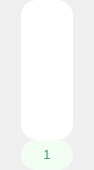
<?xml version="1.0" encoding="UTF-8"?>
<ui version="4.0">
 <class>Form</class>
 <widget class="QWidget" name="Form">
  <property name="geometry">
   <rect>
    <x>0</x>
    <y>0</y>
    <width>94</width>
    <height>170</height>
   </rect>
  </property>
  <property name="minimumSize">
   <size>
    <width>52</width>
    <height>0</height>
   </size>
  </property>
  <property name="maximumSize">
   <size>
    <width>94</width>
    <height>16777215</height>
   </size>
  </property>
  <property name="windowTitle">
   <string>Form</string>
  </property>
  <layout class="QHBoxLayout" name="horizontalLayout">
   <property name="spacing">
    <number>0</number>
   </property>
   <property name="leftMargin">
    <number>0</number>
   </property>
   <property name="topMargin">
    <number>0</number>
   </property>
   <property name="rightMargin">
    <number>0</number>
   </property>
   <property name="bottomMargin">
    <number>0</number>
   </property>
   <item>
    <widget class="QWidget" name="widget" native="true">
     <property name="minimumSize">
      <size>
       <width>52</width>
       <height>0</height>
      </size>
     </property>
     <property name="maximumSize">
      <size>
       <width>52</width>
       <height>16777215</height>
      </size>
     </property>
     <layout class="QVBoxLayout" name="verticalLayout">
      <property name="spacing">
       <number>0</number>
      </property>
      <property name="leftMargin">
       <number>0</number>
      </property>
      <property name="topMargin">
       <number>0</number>
      </property>
      <property name="rightMargin">
       <number>0</number>
      </property>
      <property name="bottomMargin">
       <number>0</number>
      </property>
      <item>
       <widget class="QWidget" name="widget_2" native="true">
        <property name="minimumSize">
         <size>
          <width>52</width>
          <height>140</height>
         </size>
        </property>
        <property name="maximumSize">
         <size>
          <width>52</width>
          <height>140</height>
         </size>
        </property>
        <property name="styleSheet">
         <string notr="true">QWidget#widget_2{
	background-color:rgb(255, 255, 255);
	border-radius: 16px;
}</string>
        </property>
        <layout class="QHBoxLayout" name="horizontalLayout_3">
         <property name="spacing">
          <number>0</number>
         </property>
         <property name="leftMargin">
          <number>0</number>
         </property>
         <property name="topMargin">
          <number>0</number>
         </property>
         <property name="rightMargin">
          <number>0</number>
         </property>
         <property name="bottomMargin">
          <number>0</number>
         </property>
         <item>
          <layout class="QVBoxLayout" name="Layout">
           <property name="spacing">
            <number>0</number>
           </property>
          </layout>
         </item>
        </layout>
       </widget>
      </item>
      <item>
       <widget class="QWidget" name="widget_3" native="true">
        <property name="minimumSize">
         <size>
          <width>52</width>
          <height>30</height>
         </size>
        </property>
        <property name="maximumSize">
         <size>
          <width>52</width>
          <height>30</height>
         </size>
        </property>
        <property name="styleSheet">
         <string notr="true">QWidget#widget_3{
	background-color: rgb(242, 254, 244);
	border-radius: 15px;
}</string>
        </property>
        <layout class="QHBoxLayout" name="horizontalLayout_2">
         <property name="spacing">
          <number>0</number>
         </property>
         <property name="leftMargin">
          <number>0</number>
         </property>
         <property name="topMargin">
          <number>0</number>
         </property>
         <property name="rightMargin">
          <number>0</number>
         </property>
         <property name="bottomMargin">
          <number>0</number>
         </property>
         <item>
          <widget class="QLabel" name="l_name">
           <property name="styleSheet">
            <string notr="true">color:rgb(44, 159, 97);</string>
           </property>
           <property name="text">
            <string>1</string>
           </property>
           <property name="alignment">
            <set>Qt::AlignCenter</set>
           </property>
          </widget>
         </item>
        </layout>
       </widget>
      </item>
     </layout>
    </widget>
   </item>
  </layout>
 </widget>
 <resources/>
 <connections/>
</ui>
